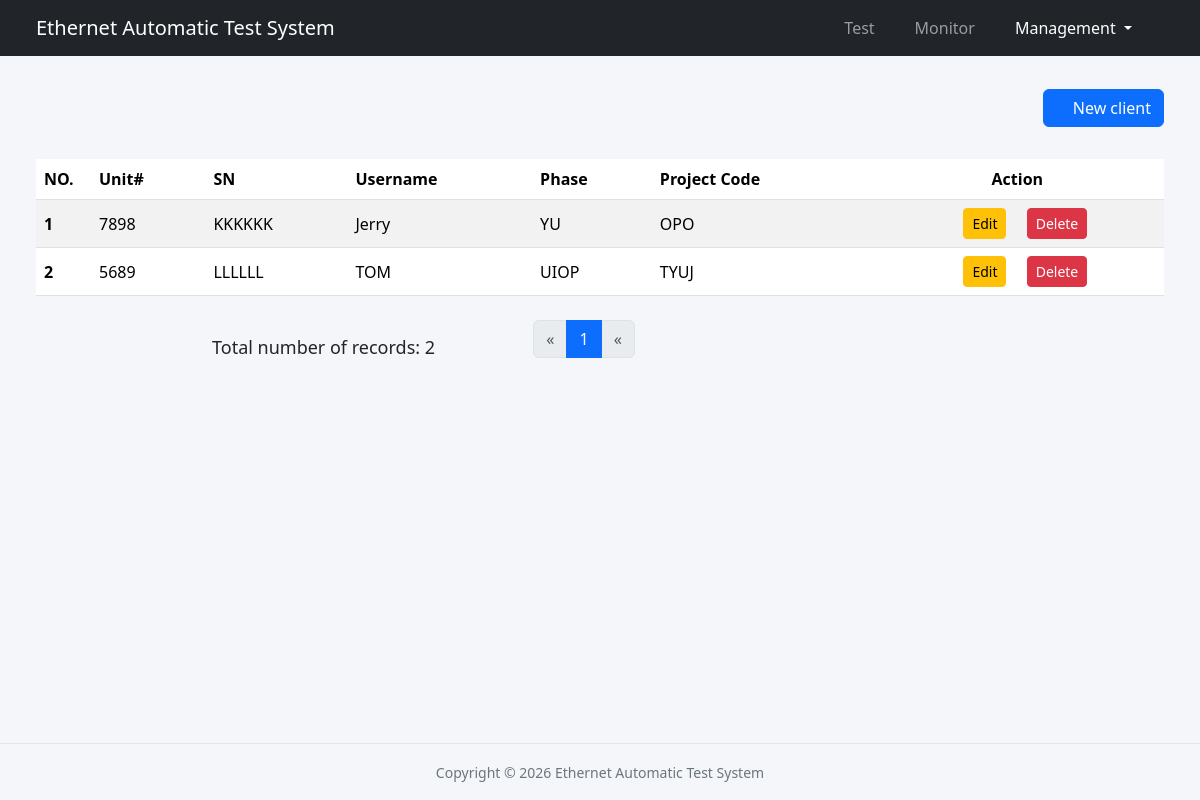
The app's page /api/clients, older data.
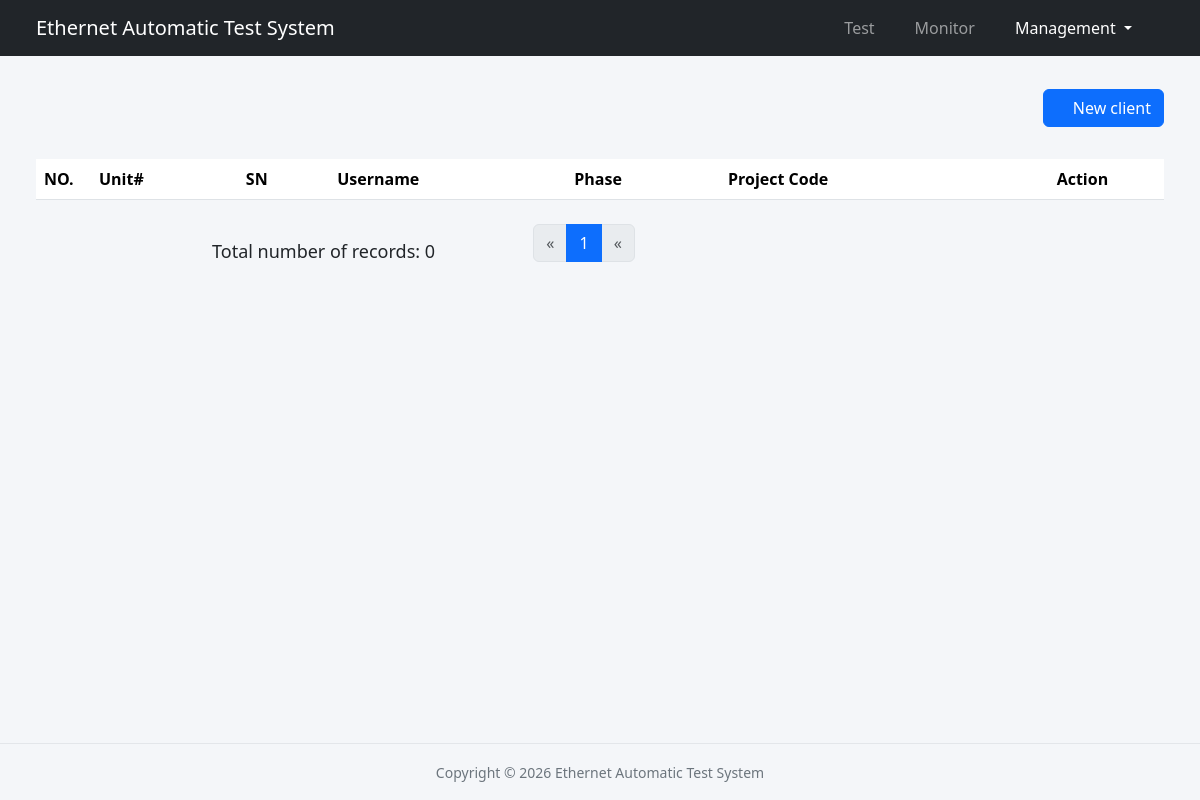
The same page, newer data.
### libs/models.py (models this page shows, shortened)
class Client(db.Model):
    __tablename__ = 'client'
    id = db.Column(db.Integer, primary_key=True)
    unit_no = db.Column(db.String(20), nullable=False)
    unit_sn = db.Column(db.String(50), nullable=False, unique=True)
    user = db.Column(db.String(20), nullable=False)
    unit_phase = db.Column(db.String(20), nullable=False)
    project_code = db.Column(db.String(20), nullable=False)

### app.py (the view)
@app.route('/api/clients', methods=['GET'])
def clients_management():
    page = request.args.get('page', 1, type=int)
    pagination = Client.query.order_by(Client.id).paginate(page=page, per_page=100, error_out=False)
    clients = pagination.items
    return render_template("client_management.html", current_url="management",
                           clients=clients, pagination=pagination)

### templates/client_management.html (shortened to what this page needs)
{% extends "base.html" %}
{% import "_macros.html" as macros %}
{% block contents %}
    <div class="d-flex justify-content-end align-items-center flex-wrap mb-4 my-4">
        <button class="btn btn-primary" data-bs-target="#addNewClient" data-bs-toggle="modal"><i class="bi bi-plus-circle"></i> New client</button>
    </div>
    <div class="table-responsive py-2">
        <table class="table table-striped table-hover">
            <thead>
                <tr>
                    <th class="text-start" style="max-width: 55px; width: 55px;">NO.</th>
                    <th class="text-start">Unit#</th>
                    <th class="text-start">SN</th>
                    <th class="text-start">Username</th>
                    <th class="text-start">Phase</th>
                    <th class="text-start">Project Code</th>
                    <th class="text-center">Action</th>
                </tr>
            </thead>
            <tbody>
                {% for client in clients %}
                <tr>
                    <th class="text-start">{{ clients.index(client) + 1 }}</th>
                    <td class="text-start">{{ client.unit_no }}</td>
                    <td class="text-start">{{ client.unit_sn }}</td>
                    <td class="text-start">{{ client.user }}</td>
                    <td class="text-start">{{ client.unit_phase }}</td>
                    <td class="text-start">{{ client.project_code }}</td>
                    <td class="text-center">
                        <button type="button" class="btn btn-warning btn-sm mx-3" data-bs-toggle="modal" data-bs-target="#edit_client_{{ client.id }}">
                            Edit
                        </button>
                        <form action="{{ url_for('delete_client', client_id=client.id) }}" method="post" class="d-inline"
                        onsubmit="return confirm('Are you sure you want to delete client: {{ client.unit_no }}?');">
                            <button type="submit" class="btn btn-danger btn-sm">Delete</button>
                        </form>
                    </td>
                {% endfor %}
            </tbody>
        </table>
    </div>
    <div class="pagination">
      {{ macros.pagination_widget(pagination, ".clients_management") }}
    </div>
{% endblock %}

Row changes from the older to the newer data that the page shows:
removed Client: clients.index(client)+1 "1", unit_no "7898", unit_sn "KKKKKK", user "Jerry", unit_phase "YU", project_code "OPO"
removed Client: clients.index(client)+1 "2", unit_no "5689", unit_sn "LLLLLL", user "TOM", unit_phase "UIOP", project_code "TYUJ"
Text that changed along with them:
{{ pagination.total }}: "2" → "0"
text now shown: "1"
list line gone: "1"
